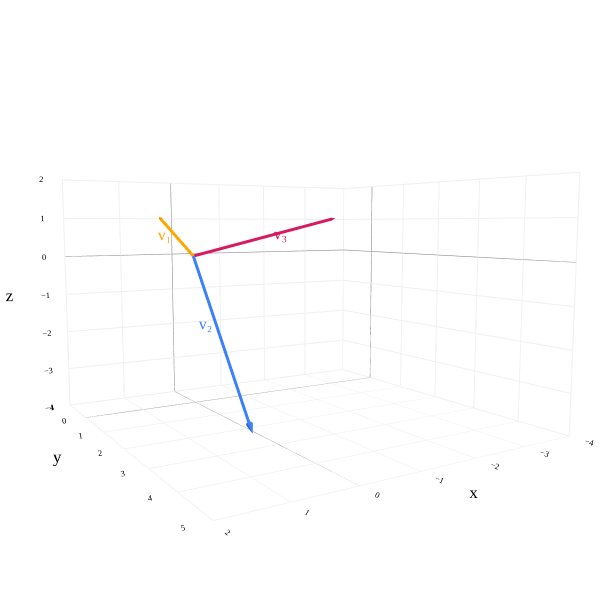

This figure's notebook cell:
### Code cell
from utils import plot_vectors
import numpy as np
import plotly.graph_objects as go

v1 = (1, 1, 1)
v2 = (1, 4, -3)
v3 = (-3, 0, 1)

fig = plot_vectors([(v1, "orange", r"v₁"), 
                    (v2, "#3d81f6", r"v₂"),
                    (v3, "#d81b60", r"v₃"),
                    ], show_axis_labels=True, vdeltax=0.3, vdeltay=1)

# Add the plane spanned by v1 and v2
plane_extent = 30
num_points = 3

fig.update_xaxes(
    scaleanchor="y",
    scaleratio=1,
    tickvals=np.arange(-10, 10, 1)
)

fig.update_yaxes(
    scaleanchor="x",
    scaleratio=1,
    tickvals=np.arange(-10, 10, 1)
)

fig.update_layout(
    xaxis_range=[-10, 10],
    yaxis_range=[-10, 10],
    width=600,
    height=600,
    # scene_camera=dict(
    #     eye=dict(x=0, y=1, z=1)
    # ),
)

fig.show()

### Figure 1 — Plotly figure (JSON) as saved in the notebook; plotly's stock layout.template omitted (floating-point values rounded to 4 significant figures)
{"data": [{"hovertemplate": "(%{x}, %{y}, %{z})<extra></extra>", "line": {"color": "orange", "width": 6}, "mode": "lines", "showlegend": false, "type": "scatter3d", "x": [0, 1], "y": [0, 1], "z": [0, 1]}, {"colorscale": [[0, "orange"], [1, "orange"]], "hoverinfo": "skip", "showlegend": false, "showscale": false, "sizemode": "raw", "sizeref": 0.4, "type": "cone", "u": [0.1], "v": [0.1], "w": [0.1], "x": [1], "y": [1], "z": [1]}, {"hoverinfo": "skip", "mode": "text", "showlegend": false, "text": ["v₁"], "textfont": {"color": "orange", "family": "Palatino", "size": 16}, "textposition": "middle center", "type": "scatter3d", "x": [0.6061], "y": [0.1464], "z": [0.5]}, {"hovertemplate": "(%{x}, %{y}, %{z})<extra></extra>", "line": {"color": "#3d81f6", "width": 6}, "mode": "lines", "showlegend": false, "type": "scatter3d", "x": [0, 1], "y": [0, 4], "z": [0, -3]}, {"colorscale": [[0, "#3d81f6"], [1, "#3d81f6"]], "hoverinfo": "skip", "showlegend": false, "showscale": false, "sizemode": "raw", "sizeref": 0.4, "type": "cone", "u": [0.1], "v": [0.4], "w": [-0.3], "x": [1], "y": [4], "z": [-3]}, {"hoverinfo": "skip", "mode": "text", "showlegend": false, "text": ["v₂"], "textfont": {"color": "#3d81f6", "family": "Palatino", "size": 16}, "textposition": "middle center", "type": "scatter3d", "x": [0.6455], "y": [1.879], "z": [-1.5]}, {"hovertemplate": "(%{x}, %{y}, %{z})<extra></extra>", "line": {"color": "#d81b60", "width": 6}, "mode": "lines", "showlegend": false, "type": "scatter3d", "x": [0, -3], "y": [0, 0], "z": [0, 1]}, {"colorscale": [[0, "#d81b60"], [1, "#d81b60"]], "hoverinfo": "skip", "showlegend": false, "showscale": false, "sizemode": "raw", "sizeref": 0.4, "type": "cone", "u": [-0.3], "v": [0], "w": [0.1], "x": [-3], "y": [0], "z": [1]}, {"hoverinfo": "skip", "mode": "text", "showlegend": false, "text": ["v₃"], "textfont": {"color": "#d81b60", "family": "Palatino", "size": 16}, "textposition": "middle center", "type": "scatter3d", "x": [-1.5], "y": [0.5], "z": [0.5]}], "layout": {"font": {"color": "black", "family": "Palatino", "size": 14}, "height": 600, "margin": {"b": 0, "l": 0, "r": 0, "t": 0}, "paper_bgcolor": "white", "plot_bgcolor": "white", "scene": {"aspectratio": {"x": 1.2, "y": 1.2, "z": 0.8}, "bgcolor": "white", "camera": {"eye": {"x": 1.25, "y": 2, "z": 0.25}}, "xaxis": {"backgroundcolor": "white", "gridcolor": "#f0f0f0", "range": [-4, 2], "showbackground": true, "tickfont": {"size": 10}, "title": {"text": "x"}, "zerolinecolor": "gray"}, "yaxis": {"backgroundcolor": "white", "gridcolor": "#f0f0f0", "range": [-1, 5], "showbackground": true, "tickfont": {"size": 10}, "title": {"text": "y"}, "zerolinecolor": "gray"}, "zaxis": {"backgroundcolor": "white", "gridcolor": "#f0f0f0", "range": [-4, 2], "showbackground": true, "tickfont": {"size": 10}, "title": {"text": "z"}, "zerolinecolor": "gray"}}, "width": 600, "xaxis": {"range": [-10, 10], "scaleanchor": "y", "scaleratio": 1, "tickvals": [-10, -9, -8, -7, -6, -5, -4, -3, -2, -1, 0, 1, 2, 3, 4, 5, 6, 7, 8, 9]}, "yaxis": {"range": [-10, 10], "scaleanchor": "x", "scaleratio": 1, "tickvals": [-10, -9, -8, -7, -6, -5, -4, -3, -2, -1, 0, 1, 2, 3, 4, 5, 6, 7, 8, 9]}}}
